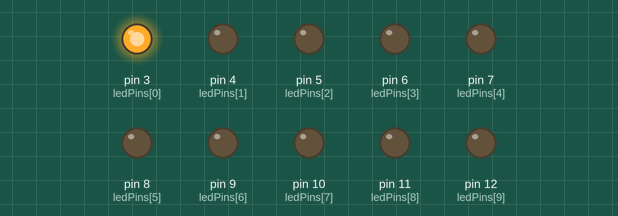
The sketch below on a simulated Arduino Uno, built with avr-gcc and run on an emulated ATmega328P. Shown: output pins drawn as LEDs (lit = HIGH).

Above: at 0.03 s.
At 0.51 s:
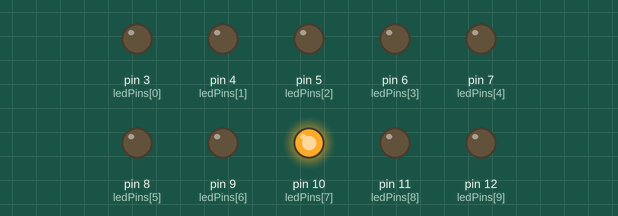
At 0.98 s:
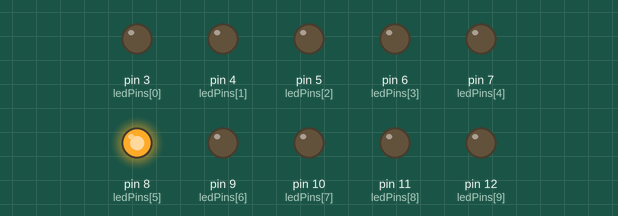
At 1.46 s:
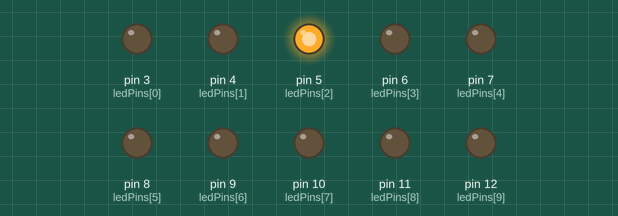
At 1.97 s:
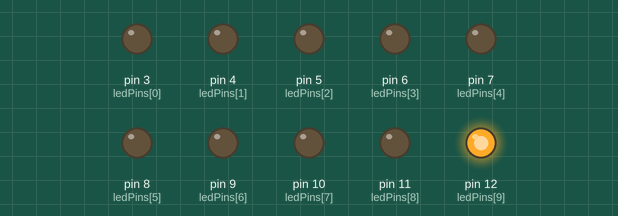
At 2.89 s:
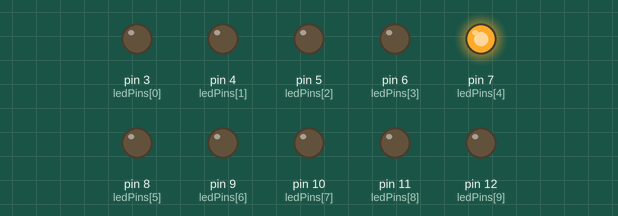
Timing chart, 0 to 3.2 s (numbered marks = the images above):
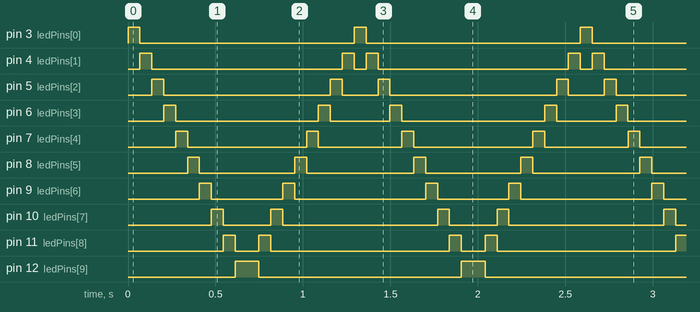

Measured:
- by itself, pin 3 (ledPins[0]): alternates HIGH for 0.07 s and LOW for 1.2 s
- by itself, pin 4 (ledPins[1]): repeats every 1.3 s: LOW 1.1 s, HIGH 0.07 s, LOW 0.07 s, HIGH 0.07 s
- by itself, pin 5 (ledPins[2]): repeats every 1.3 s: LOW 0.95 s, HIGH 0.07 s, LOW 0.20 s, HIGH 0.07 s
- by itself, pin 6 (ledPins[3]): repeats every 1.3 s: LOW 0.82 s, HIGH 0.07 s, LOW 0.34 s, HIGH 0.07 s
- by itself, pin 7 (ledPins[4]): repeats every 1.3 s: LOW 0.68 s, HIGH 0.07 s, LOW 0.48 s, HIGH 0.07 s
- by itself, pin 8 (ledPins[5]): alternates HIGH for 0.07 s and LOW for 0.54 s
- by itself, pin 9 (ledPins[6]): repeats every 1.3 s: LOW 0.41 s, HIGH 0.07 s, LOW 0.75 s, HIGH 0.07 s
- by itself, pin 10 (ledPins[7]): repeats every 1.3 s: LOW 0.27 s, HIGH 0.07 s, LOW 0.88 s, HIGH 0.07 s

The sketch:

10ledExample.ino
```cpp
const int ledCount = 10;

int ledPins[] = {3,4,5,6,7,8,9,10,11,12};


void setup() {
  // put your setup code here, to run once:
  for (int i=0; i<ledCount; i++){
    pinMode(ledPins[i], OUTPUT);
  }
}

void loop() {
  // put your main code here, to run repeatedly:
  for (int i=0; i<ledCount; i++){
    barGraphDisplay(i);
  }

  for (int i=9; i>0; i--){
    barGraphDisplay(i);
  }
}

void barGraphDisplay(int ledOn){
  for (int i = 0; i < ledCount; i++){
    if (i == ledOn)
      digitalWrite(ledPins[i], HIGH);
    else
      digitalWrite(ledPins[i], LOW);
  }
  delay(68);
}
```
